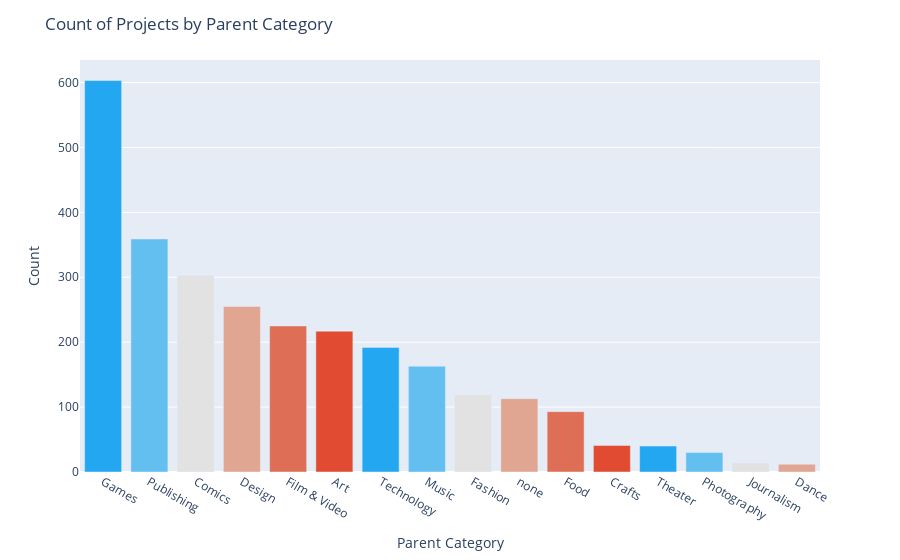

The notebook cell saved with this chart:
### Markdown cell above
This graph visualizes the count of projects by their parent category, showcasing the distribution and relative frequency of projects across different categories:

### Code cell
create_count_by_category_graph()

### Figure 1 — Plotly figure (JSON) as saved in the notebook; plotly's stock layout.template omitted (floating-point values rounded to 4 significant figures)
{"data": [{"alignmentgroup": "True", "hovertemplate": "Parent Category=%{x}<br>Count=%{y}<extra></extra>", "legendgroup": "Games", "marker": {"color": "#22a7f0", "pattern": {"shape": ""}}, "name": "Games", "offsetgroup": "Games", "orientation": "v", "showlegend": true, "textposition": "auto", "type": "bar", "x": ["Games"], "xaxis": "x", "y": [603], "yaxis": "y"}, {"alignmentgroup": "True", "hovertemplate": "Parent Category=%{x}<br>Count=%{y}<extra></extra>", "legendgroup": "Publishing", "marker": {"color": "#63bff0", "pattern": {"shape": ""}}, "name": "Publishing", "offsetgroup": "Publishing", "orientation": "v", "showlegend": true, "textposition": "auto", "type": "bar", "x": ["Publishing"], "xaxis": "x", "y": [359], "yaxis": "y"}, {"alignmentgroup": "True", "hovertemplate": "Parent Category=%{x}<br>Count=%{y}<extra></extra>", "legendgroup": "Comics", "marker": {"color": "#e2e2e2", "pattern": {"shape": ""}}, "name": "Comics", "offsetgroup": "Comics", "orientation": "v", "showlegend": true, "textposition": "auto", "type": "bar", "x": ["Comics"], "xaxis": "x", "y": [303], "yaxis": "y"}, {"alignmentgroup": "True", "hovertemplate": "Parent Category=%{x}<br>Count=%{y}<extra></extra>", "legendgroup": "Design", "marker": {"color": "#e1a692", "pattern": {"shape": ""}}, "name": "Design", "offsetgroup": "Design", "orientation": "v", "showlegend": true, "textposition": "auto", "type": "bar", "x": ["Design"], "xaxis": "x", "y": [255], "yaxis": "y"}, {"alignmentgroup": "True", "hovertemplate": "Parent Category=%{x}<br>Count=%{y}<extra></extra>", "legendgroup": "Film & Video", "marker": {"color": "#de6e56", "pattern": {"shape": ""}}, "name": "Film & Video", "offsetgroup": "Film & Video", "orientation": "v", "showlegend": true, "textposition": "auto", "type": "bar", "x": ["Film & Video"], "xaxis": "x", "y": [225], "yaxis": "y"}, {"alignmentgroup": "True", "hovertemplate": "Parent Category=%{x}<br>Count=%{y}<extra></extra>", "legendgroup": "Art", "marker": {"color": "#e14b31", "pattern": {"shape": ""}}, "name": "Art", "offsetgroup": "Art", "orientation": "v", "showlegend": true, "textposition": "auto", "type": "bar", "x": ["Art"], "xaxis": "x", "y": [217], "yaxis": "y"}, {"alignmentgroup": "True", "hovertemplate": "Parent Category=%{x}<br>Count=%{y}<extra></extra>", "legendgroup": "Technology", "marker": {"color": "#22a7f0", "pattern": {"shape": ""}}, "name": "Technology", "offsetgroup": "Technology", "orientation": "v", "showlegend": true, "textposition": "auto", "type": "bar", "x": ["Technology"], "xaxis": "x", "y": [192], "yaxis": "y"}, {"alignmentgroup": "True", "hovertemplate": "Parent Category=%{x}<br>Count=%{y}<extra></extra>", "legendgroup": "Music", "marker": {"color": "#63bff0", "pattern": {"shape": ""}}, "name": "Music", "offsetgroup": "Music", "orientation": "v", "showlegend": true, "textposition": "auto", "type": "bar", "x": ["Music"], "xaxis": "x", "y": [163], "yaxis": "y"}, {"alignmentgroup": "True", "hovertemplate": "Parent Category=%{x}<br>Count=%{y}<extra></extra>", "legendgroup": "Fashion", "marker": {"color": "#e2e2e2", "pattern": {"shape": ""}}, "name": "Fashion", "offsetgroup": "Fashion", "orientation": "v", "showlegend": true, "textposition": "auto", "type": "bar", "x": ["Fashion"], "xaxis": "x", "y": [119], "yaxis": "y"}, {"alignmentgroup": "True", "hovertemplate": "Parent Category=%{x}<br>Count=%{y}<extra></extra>", "legendgroup": "none", "marker": {"color": "#e1a692", "pattern": {"shape": ""}}, "name": "none", "offsetgroup": "none", "orientation": "v", "showlegend": true, "textposition": "auto", "type": "bar", "x": ["none"], "xaxis": "x", "y": [113], "yaxis": "y"}, {"alignmentgroup": "True", "hovertemplate": "Parent Category=%{x}<br>Count=%{y}<extra></extra>", "legendgroup": "Food", "marker": {"color": "#de6e56", "pattern": {"shape": ""}}, "name": "Food", "offsetgroup": "Food", "orientation": "v", "showlegend": true, "textposition": "auto", "type": "bar", "x": ["Food"], "xaxis": "x", "y": [93], "yaxis": "y"}, {"alignmentgroup": "True", "hovertemplate": "Parent Category=%{x}<br>Count=%{y}<extra></extra>", "legendgroup": "Crafts", "marker": {"color": "#e14b31", "pattern": {"shape": ""}}, "name": "Crafts", "offsetgroup": "Crafts", "orientation": "v", "showlegend": true, "textposition": "auto", "type": "bar", "x": ["Crafts"], "xaxis": "x", "y": [41], "yaxis": "y"}, {"alignmentgroup": "True", "hovertemplate": "Parent Category=%{x}<br>Count=%{y}<extra></extra>", "legendgroup": "Theater", "marker": {"color": "#22a7f0", "pattern": {"shape": ""}}, "name": "Theater", "offsetgroup": "Theater", "orientation": "v", "showlegend": true, "textposition": "auto", "type": "bar", "x": ["Theater"], "xaxis": "x", "y": [40], "yaxis": "y"}, {"alignmentgroup": "True", "hovertemplate": "Parent Category=%{x}<br>Count=%{y}<extra></extra>", "legendgroup": "Photography", "marker": {"color": "#63bff0", "pattern": {"shape": ""}}, "name": "Photography", "offsetgroup": "Photography", "orientation": "v", "showlegend": true, "textposition": "auto", "type": "bar", "x": ["Photography"], "xaxis": "x", "y": [30], "yaxis": "y"}, {"alignmentgroup": "True", "hovertemplate": "Parent Category=%{x}<br>Count=%{y}<extra></extra>", "legendgroup": "Journalism", "marker": {"color": "#e2e2e2", "pattern": {"shape": ""}}, "name": "Journalism", "offsetgroup": "Journalism", "orientation": "v", "showlegend": true, "textposition": "auto", "type": "bar", "x": ["Journalism"], "xaxis": "x", "y": [14], "yaxis": "y"}, {"alignmentgroup": "True", "hovertemplate": "Parent Category=%{x}<br>Count=%{y}<extra></extra>", "legendgroup": "Dance", "marker": {"color": "#e1a692", "pattern": {"shape": ""}}, "name": "Dance", "offsetgroup": "Dance", "orientation": "v", "showlegend": true, "textposition": "auto", "type": "bar", "x": ["Dance"], "xaxis": "x", "y": [12], "yaxis": "y"}], "layout": {"barmode": "relative", "legend": {"title": {"text": "Parent Category"}, "tracegroupgap": 0}, "margin": {"t": 60}, "showlegend": false, "title": {"text": "Count of Projects by Parent Category"}, "xaxis": {"anchor": "y", "categoryarray": ["Games", "Publishing", "Comics", "Design", "Film & Video", "Art", "Technology", "Music", "Fashion", "none", "Food", "Crafts", "Theater", "Photography", "Journalism", "Dance"], "categoryorder": "array", "domain": [0, 1], "title": {"text": "Parent Category"}}, "yaxis": {"anchor": "x", "domain": [0, 1], "title": {"text": "Count"}}}}
